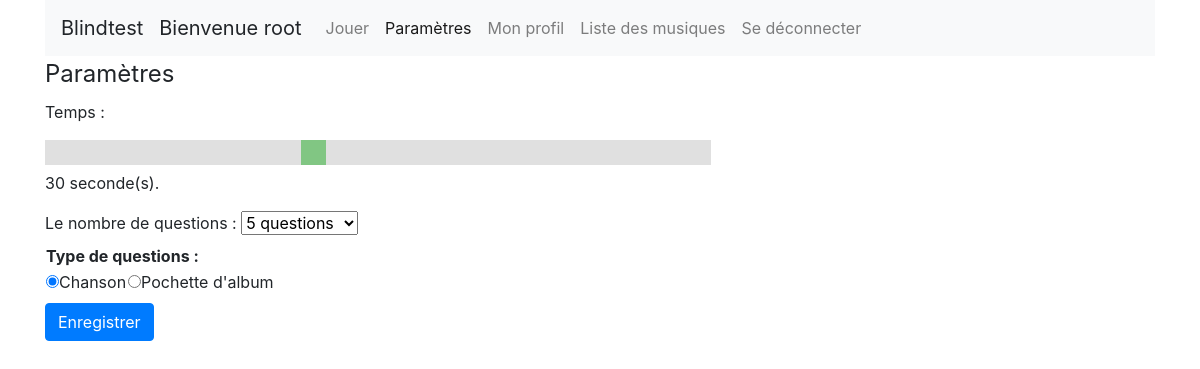
The page /param.php (signed in) on the database its author committed.
### tables this page shows
CREATE TABLE IF NOT EXISTS `parameters` (
  `parameters_id` int(11) NOT NULL AUTO_INCREMENT,
  `parameters_time` int(11) NOT NULL,
  `parameters_questions_number` int(11) NOT NULL,
  `parameters_type` int(11) NOT NULL,
  `user_id` int(11) NOT NULL,
  PRIMARY KEY (`parameters_id`),
  KEY `parameters_users_FK` (`user_id`)
);

### dao/connectionBase.php (called while the page is built)
<?php
 function pdo() {
            static $dbc = null;
            if ($dbc == null) {
                try {
                    $dbc = new PDO('mysql:host=' . DB_HOST  . ';dbname=' . DB_NAME, DB_USER, DB_PASSWORD, array(PDO::MYSQL_ATTR_INIT_COMMAND => "SET NAMES utf8",
                        PDO::ATTR_PERSISTENT => true));
                } catch (Exception $e) {
                    echo 'Erreur : ' . $e->getMessage() . '<br />';
                    echo 'N° : ' . $e->getCode() . '<br />';
                    die('Could not connect to MySql');
                }
            }
            return $dbc;
        }

### dao/dao.php (called while the page is built, shortened)
<?php
require_once './dao/connectionBase.php';
function Get_user_data($nickname) {
    $sql = "SELECT * FROM `users` WHERE `user_nickname` = :nickname";
    $query = pdo()->prepare($sql);
    $query->bindParam(':nickname', $nickname, PDO::PARAM_STR);
    $query->execute();
    return $query->fetch(PDO::FETCH_ASSOC);
}
function Get_parameters($user_id) {
    $sql = "SELECT * FROM `parameters` WHERE `user_id` = :user_id";
    $query = pdo()->prepare($sql);
    $query->bindParam(':user_id', $user_id, PDO::PARAM_INT);
    $query->execute();
    return $query->fetch(PDO::FETCH_ASSOC);
}

### param.php (the view, shortened to what this page needs)
<?php
require_once './dao/dao.php';
$nickname = $_SESSION['user_nickname'];
$userData = Get_user_data($nickname);
$param_value = Get_parameters($userData['user_id']);
?>
<!DOCTYPE html>
<html>
    <head>
        <?php require_once './css/css_js.php'; ?>
    </head>
    <body>
        <div class="container">
            <?php require_once './navbar.php'; ?>
            <form action="param.php" method="post">
                <fieldset>
                    <legend>Paramètres</legend>
                    <p>Temps : </p>
                    <div class="slidecontainer">
                        <input name="time" type="range" min="10" max="60" value="<?= $param_value['parameters_time']; ?>" class="slider" id="param_time">
                        <p><span id="param_second"></span> seconde(s).</p>
                    </div>
                    <label>Le nombre de questions :
                        <select name="questions_number">
                            <option <?php if ($param_value['parameters_questions_number'] == 5): ?> selected="" <?php endif; ?> value="5">5 questions</option>
                        </select>
                    </label>
                    <table>
                        <tr>
                            <th colspan="2">Type de questions : </th>
                        </tr>
                        <tr>
                            <td>
                                <label>
                                    <input type="radio" name="question_type" value="1" <?php if ($param_value['parameters_type'] == 1): ?> checked="checked" <?php endif; ?> />Chanson
                                </label>
                            </td>
                            <td>
                                <label>
                                    <input type="radio" name="question_type" value="2" <?php if ($param_value['parameters_type'] == 2): ?> checked="checked" <?php endif; ?>/>Pochette d'album
                                </label>
                            </td>
                        </tr>
                    </table>
                    <button name="save" class="btn btn-primary" type="submit">Enregistrer</button>
                </fieldset>
            </form>
        </div>
    </body>
</html>

### rows shown on the page
parameters: time "30", questions_number "5 questions", parameters_type "☑ Chanson", parameters_type "☐ Pochette d'album"

### other values the page prints
$nickname "root"
